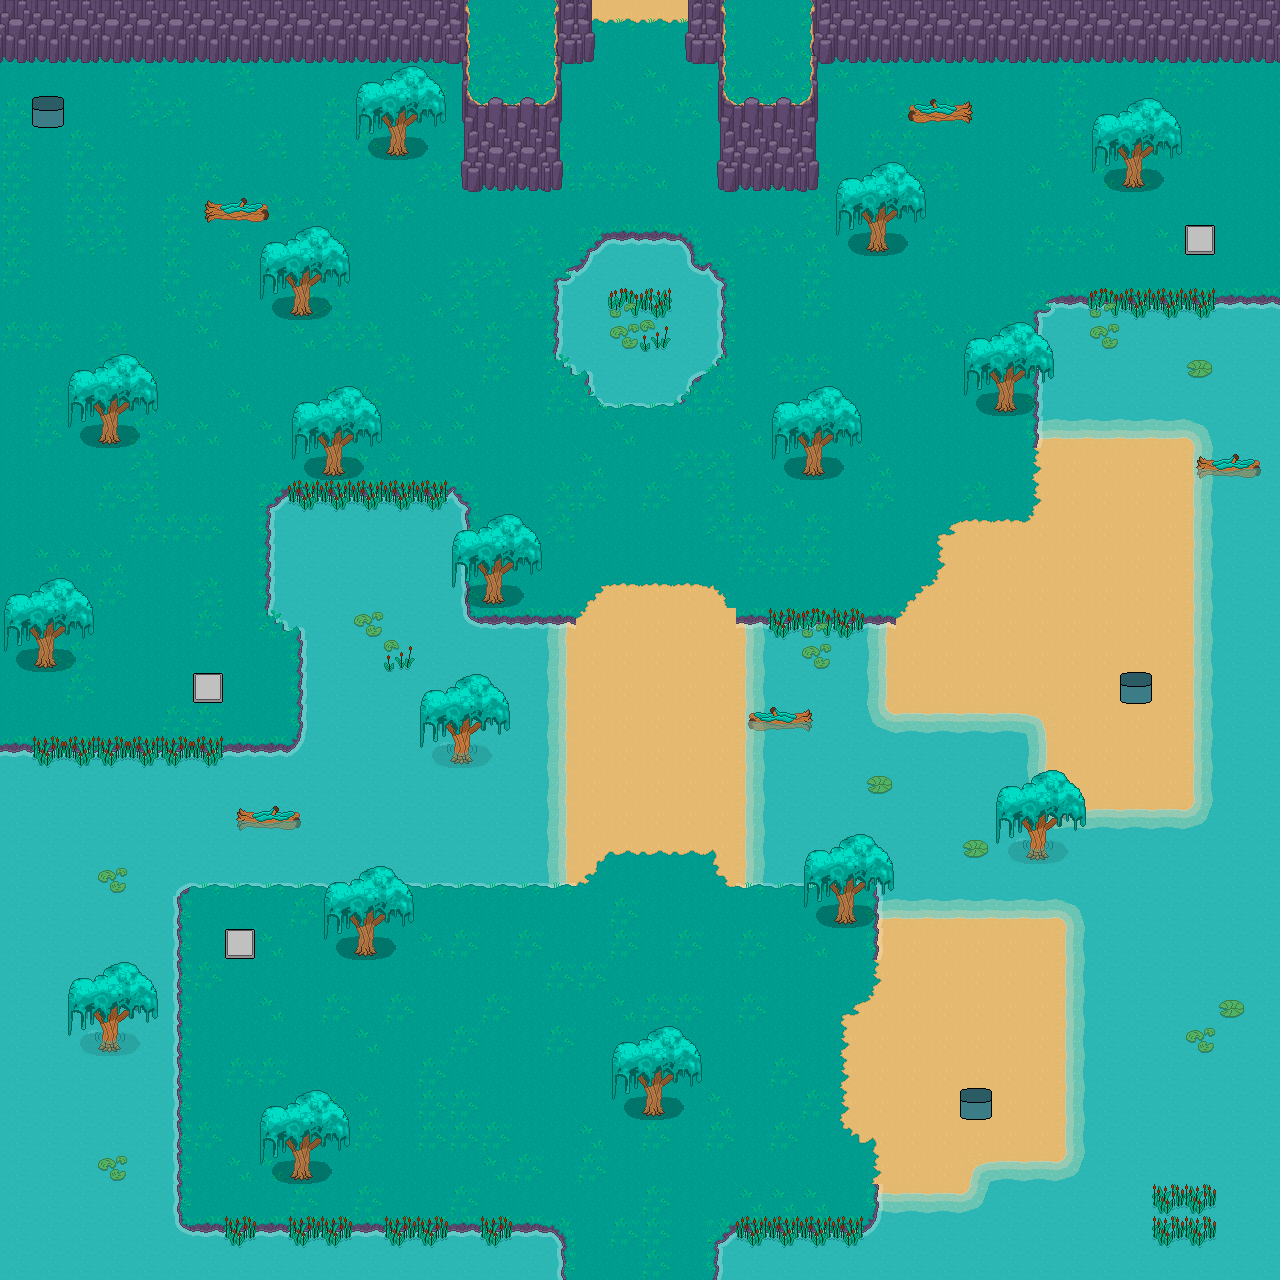

This game map was drawn from its Tiled (.tmx) file and the tilesets committed beside it. A one-line description and the trimmed map source follow:
An orthogonal 40x40 tile map with 32x32 px tiles, 6 tile layers (Water, Floor, Edges, Plants, ...), 2 tilesets and 118 objects.

<map version="1.9" tiledversion="1.9.2" orientation="orthogonal" renderorder="right-down" width="40" height="40" tilewidth="32" tileheight="32" infinite="0" nextlayerid="10" nextobjectid="129">
 <tileset firstgid="1" name="Tileset_Lake" tilewidth="32" tileheight="32" tilecount="500" columns="25">
  <image source="Main Tilesets/Tileset_Lake.png" width="800" height="640" />
 </tileset>
 <tileset firstgid="501" name="Tileset_Puzzle" tilewidth="32" tileheight="32" tilecount="24" columns="6">
  <image source="Main Tilesets/Tileset_Puzzle.png" width="192" height="128" />
 </tileset>
 <layer id="1" name="Water" width="40" height="40">
  <properties>
   <property name="Draw" type="bool" value="true" />
  </properties>
  <data>[1600 cells, 1600 non-empty, 1 distinct tile ids]</data>
 </layer>
 <layer id="2" name="Floor" width="40" height="40">
  <properties>
   <property name="Draw" type="bool" value="true" />
  </properties>
  <data>[1600 cells, 1100 non-empty, 17 distinct tile ids]</data>
 </layer>
 <layer id="3" name="Edges" width="40" height="40">
  <properties>
   <property name="Draw" type="bool" value="true" />
  </properties>
  <data>[1600 cells, 153 non-empty, 28 distinct tile ids]</data>
 </layer>
 <layer id="4" name="Plants" width="40" height="40">
  <properties>
   <property name="Draw" type="bool" value="true" />
  </properties>
  <data>[1600 cells, 215 non-empty, 36 distinct tile ids]</data>
 </layer>
 <layer id="6" name="Walls" width="40" height="40">
  <properties>
   <property name="Draw" type="bool" value="true" />
  </properties>
  <data>[1600 cells, 109 non-empty, 23 distinct tile ids]</data>
 </layer>
 <layer id="5" name="Puzzle" width="40" height="40">
  <data>[1600 cells, 6 non-empty, 2 distinct tile ids]</data>
 </layer>
 <objectgroup id="7" name="Collisions">
  <object id="1" x="0" y="51" width="576" height="11" />
  <object id="2" x="704.167" y="50" width="576" height="12" />
  <object id="4" x="462.333" y="62.3333" width="99" height="129" />
  <object id="5" x="717.792" y="62" width="100" height="129.5" />
  <object id="6" x="602.667" y="232.312" width="79.6667" height="172.72" />
  <object id="9" x="554.667" y="278.25" width="170.167" height="80.1667" />
  <object id="10" x="554.439" y="279.385" width="67.3417" height="6.83333" rotation="316.043" />
  <object id="11" x="679.004" y="401.961" width="63.0721" height="4.61053" rotation="312.144" />
  <object id="12" x="682.25" y="232.33" width="62.6373" height="7.77451" rotation="47.1505" />
  <object id="13" x="560.057" y="352.8" width="66.8412" height="7.77451" rotation="43.9903" />
  <object id="15" x="1036.83" y="296.5" width="244" height="122.5" />
  <object id="16" x="1212" y="411.25" width="12.5" height="437.5" />
  <object id="17" x="1084" y="828.083" width="130.333" height="407.833" />
  <object id="18" x="718" y="1241.92" width="366.378" height="37.6663" />
  <object id="19" x="876.083" y="1211.19" width="208.242" height="20.4845" />
  <object id="20" x="989.402" y="1179.94" width="95.1965" height="31.5754" />
  <object id="21" x="725.311" y="1227.92" width="154.628" height="17.4163" />
  <object id="22" x="763.167" y="617.084" width="103.333" height="267.833" />
  <object id="23" x="866.333" y="731.75" width="160.666" height="153.166" />
  <object id="24" x="876.167" y="827.417" width="210.666" height="72.1663" />
  <object id="25" x="269.667" y="490.417" width="196.666" height="126.166" />
  <object id="26" x="300.576" y="616.625" width="246.59" height="268.458" />
  <object id="27" x="276" y="616.75" width="25.9993" height="13.166" />
  <object id="28" x="0.08" y="744.438" width="328.465" height="140.488" />
  <object id="29" x="170.351" y="884.881" width="9.13167" height="349.988" />
  <object id="30" x="178.144" y="1234.17" width="386.378" height="45.9996" />
  <object id="31" x="178.144" y="1225" width="375.378" height="8.9996" />
  <object id="32" x="178.934" y="883.256" width="9.38167" height="8.738" />
  <object id="34" x="971.068" y="1213.61" width="33.6059" height="5.1969" rotation="305.521" />
  <object id="36" x="1276" y="62" width="3.5" height="255.25" />
  <object id="37" x="-1.33333" y="49" width="5.33333" height="699.333" />
  <object id="38" x="748.023" y="712.08" width="15.25" height="18.5" />
  <object id="39" x="203.818" y="197.898" width="65.1136" height="24.8523" />
  <object id="41" x="907.909" y="98.7386" width="65.0795" height="23.6023" />
  <object id="42" x="1196.09" y="456.057" width="15.9091" height="22.8523" />
  <object id="43" x="390.156" y="117.133" width="15.0425" height="30.4833" />
  <object id="44" x="357.364" y="93.3079" width="87.2727" height="24.4545" />
  <object id="45" x="359.273" y="82.2018" width="80.3636" height="13.7272" />
  <object id="46" x="384.364" y="78.9288" width="50" height="3.90905" />
  <object id="47" x="391.727" y="72.8379" width="36.5455" height="6.63632" />
  <object id="48" x="395.545" y="66.3838" width="28.5455" height="6.63632" />
  <object id="49" x="294.656" y="277.383" width="15.0425" height="30.4833" />
  <object id="50" x="261.864" y="253.558" width="87.2727" height="24.4545" />
  <object id="51" x="263.773" y="242.452" width="80.3636" height="13.7272" />
  <object id="52" x="288.864" y="239.179" width="50" height="3.90905" />
  <object id="53" x="296.227" y="233.088" width="36.5455" height="6.63632" />
  <object id="54" x="300.045" y="226.634" width="28.5455" height="6.63632" />
  <object id="55" x="326.156" y="437.466" width="15.0425" height="30.4833" />
  <object id="56" x="293.364" y="413.641" width="87.2727" height="24.4545" />
  <object id="57" x="295.273" y="402.535" width="80.3636" height="13.7272" />
  <object id="58" x="320.364" y="399.262" width="50" height="3.90905" />
  <object id="59" x="327.727" y="393.171" width="36.5455" height="6.63632" />
  <object id="60" x="331.545" y="386.717" width="28.5455" height="6.63632" />
  <object id="61" x="102.156" y="405.8" width="15.0425" height="30.4833" />
  <object id="62" x="69.3636" y="381.975" width="87.2727" height="24.4545" />
  <object id="63" x="71.2726" y="370.869" width="80.3636" height="13.7272" />
  <object id="64" x="96.3636" y="367.596" width="50" height="3.90905" />
  <object id="65" x="103.727" y="361.505" width="36.5455" height="6.63632" />
  <object id="66" x="107.545" y="355.051" width="28.5455" height="6.63632" />
  <object id="67" x="38.1556" y="629.8" width="15.0425" height="30.4833" />
  <object id="68" x="5.36365" y="605.975" width="87.2727" height="24.4545" />
  <object id="69" x="7.27265" y="594.869" width="80.3636" height="13.7272" />
  <object id="70" x="32.3636" y="591.596" width="50" height="3.90905" />
  <object id="71" x="39.7266" y="585.505" width="36.5455" height="6.63632" />
  <object id="72" x="43.5446" y="579.051" width="28.5455" height="6.63632" />
  <object id="73" x="1125.82" y="149.466" width="15.0425" height="30.4833" />
  <object id="74" x="1093.03" y="125.641" width="87.2727" height="24.4545" />
  <object id="75" x="1094.94" y="114.535" width="80.3636" height="13.7272" />
  <object id="76" x="1120.03" y="111.262" width="50" height="3.90905" />
  <object id="77" x="1127.39" y="105.171" width="36.5455" height="6.63632" />
  <object id="78" x="1131.21" y="98.7172" width="28.5455" height="6.63632" />
  <object id="79" x="870.156" y="213.466" width="15.0425" height="30.4833" />
  <object id="80" x="837.364" y="189.641" width="87.2727" height="24.4545" />
  <object id="81" x="839.273" y="178.535" width="80.3636" height="13.7272" />
  <object id="82" x="864.364" y="175.262" width="50" height="3.90905" />
  </objectgroup>
 <objectgroup id="9" name="1room">
  <properties>
   <property name="Type" type="int" value="0" />
  </properties>
  <!-- 1 objects omitted --></objectgroup>
 <objectgroup id="8" name="3room">
  <properties>
   <property name="Type" type="int" value="0" />
  </properties>
  <!-- 1 objects omitted --></objectgroup>
</map>
<!-- 43 of 118 objects omitted -->
